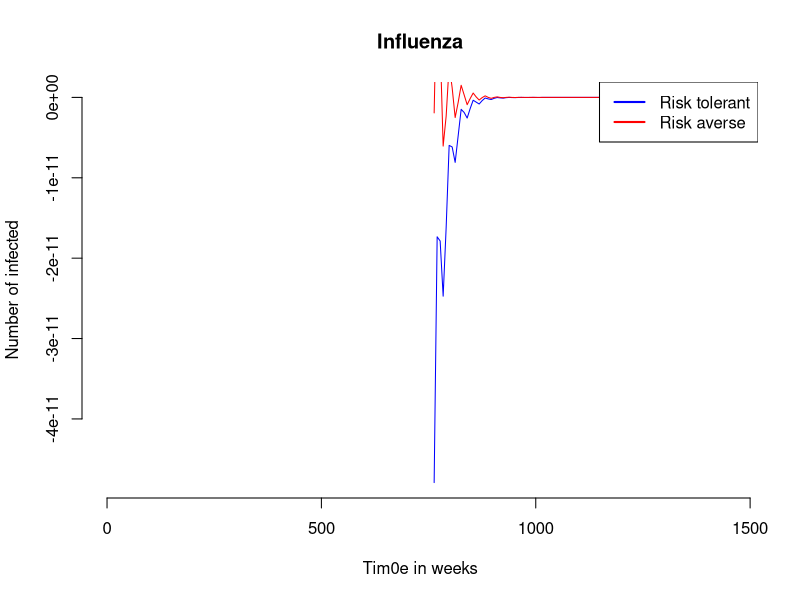

Generate this figure with R:
library(deSolve)# Load libary to be used for numerical integration

#Initialization of parameters
seirv_params <- list(
  beta.AA = 0.1,
  beta.AT = 0.01,
  beta.TA = 0.001,
  beta.TT = 0.1,
  N.A = 100000,
  N.T = 100000,
  ave_lifespan = 70*365,#years
  ave_influenza_duration = 4,#days, from 3 to 7
  ave_incubation_period = 4,#days, from 1 to 4 
  ave_recovery_rate = 10,#days
  ave_vaccination_period = 365*0.8,#????September to April
  ave_vaccination_duration = 365#months
)

seirv_pre_vax <- within(seirv_params, {
  ave_vaccination_period <- Inf
})

#Initial state
flu_zero <- c(S.A = seirv_params$N.A - 15, E.A = 5, I.A = 8, R.A = 1, V.A = 1,
              S.T = seirv_params$N.T - 2, E.T = 0, I.T = 1, R.T = 1, V.T = 1)



seirv <- function(t, y, params){
    with(c(as.list(y), params),{
        death <- y * (1/ave_lifespan)
        disease_death <- I.A * (1/ave_influenza_duration)
        birth <- sum(death) + disease_death
        
        ##risk averse
        ##processes relative to the group
        infection.A <- beta.AA*I.A*S.A/N.A
        contact_suscT_to_suscA <- beta.TA*I.T*S.A/N.T
        incubation.A <- 1 / (ave_incubation_period) * E.A
        recovery.A <- 1 / (ave_recovery_rate) * I.A
        vaccination.A <- 1 / (ave_vaccination_period) * S.A
        immunity_loss.A <- 1 / (ave_vaccination_duration) * V.A
        #change in time
        dS.Adt <- (birth + immunity_loss.A) - (infection.A + contact_suscT_to_suscA + vaccination.A)
        dE.Adt <- infection.A - incubation.A
        dI.Adt <- incubation.A - (recovery.A + disease_death)
        dR.Adt <- - recovery.A
        dV.Adt <- vaccination.A - immunity_loss.A

        #Risk tolerant
        ##processes relative to the group
        infection.T <- beta.TT*I.T*S.T/N.T
        contact_suscA_to_suscT <- beta.AT*I.A*S.T/N.A
        incubation.T <- 1 / (ave_incubation_period) * E.T
        recovery.T <- 1 / (ave_recovery_rate) * I.T
        vaccination.T <- 1 / (ave_vaccination_period) * S.T
        immunity_loss.T <- 1 / (ave_vaccination_duration) * V.T
        #change in time
        dS.Tdt <- (birth + immunity_loss.T) - (infection.T + contact_suscA_to_suscT + vaccination.T)
        dE.Tdt <- infection.T - incubation.T
        dI.Tdt <- incubation.T - (recovery.T + disease_death)
        dR.Tdt <- - recovery.T
        dV.Tdt <- vaccination.T - immunity_loss.T

        # Return the rate of change for each compartment adjusted for natural deaths
        return(list(c(dS.Adt,dE.Adt,dI.Adt,dR.Adt,dV.Adt,dS.Tdt,dE.Tdt,dI.Tdt,dR.Tdt,dV.Tdt)-death))
    })
}

#Set the time
num_years <- 4
time.out <- seq(0, num_years*365, 7)

ts_seirv <- tail(data.frame(lsoda(
  y = flu_zero,               # Initial conditions for population
  times = time.out,             # Timepoints for evaluation
  func = seirv,                   # Function to evaluate
  parms = seirv_params              # Vector of parameters
)), 100)

head(ts_seirv)


plot(ts_seirv$time,               # Time on the x axis
     ts_seirv$I.T,                  # Number infected (I) on the y axis
     xlab = "Tim0e in weeks",     # Label the x axis
     ylab = "Number of infected",  # Label the y axis
     main = "Influenza",    # Plot title
     xlim = c(0, num_years*365),           #
     col="blue",
     type = "l",                # Use a line plot
     bty = "n")                 # Remove the box around the plot


lines(ts_seirv$time, ts_seirv$I.A, col="red")

legend("topright", legend = c("Risk tolerant", "Risk averse"), col = c("blue", "red"), lwd = 2)
